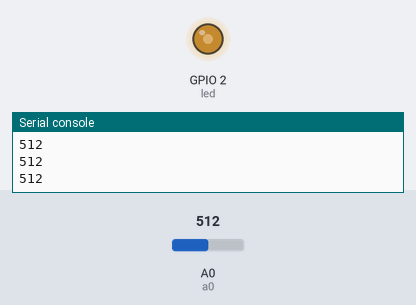
Bench run of a program on a simulated ESP8266 board running MicroPython. Shown: output pins drawn as LEDs (lit = HIGH, except the on-board LED, lit = LOW), the last lines printed to the serial console. Inputs (shaded band) come from the test bench; at power-on: A0 (a0) = 512 (analog values on the 0–1023 scale).

Above: at 1.2 s.
1.3 s: A0 (a0) set to 716
At 2.4 s:
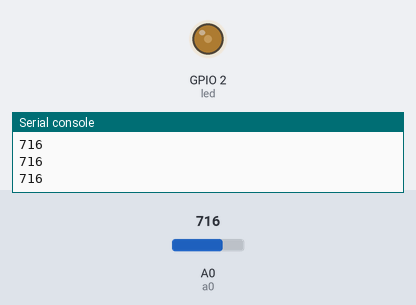
2.8 s: A0 (a0) set to 900
At 3.7 s:
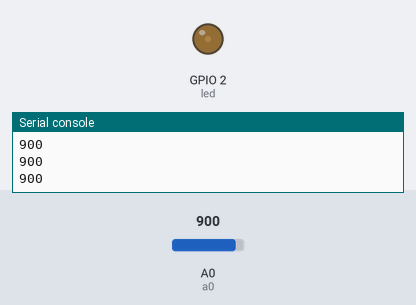
4.3 s: A0 (a0) set to 122
At 4.9 s:
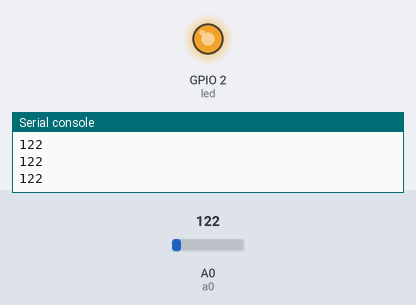
5.8 s: A0 (a0) set to 0
At 6.2 s:
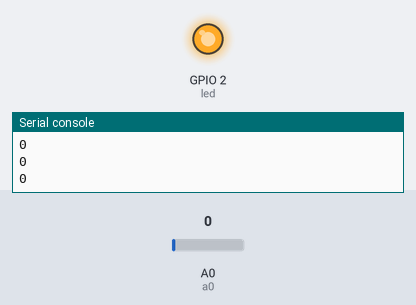
Timing chart, 0 to 8.3 s (numbered marks = the images above; inputs shaded):
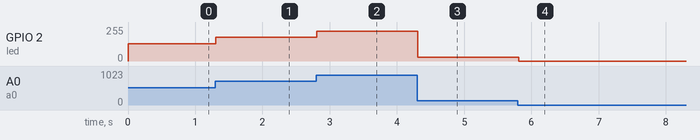

The program:

adc_pwm.py
```python
from machine import Pin,ADC,PWM
import time

led = PWM(Pin(2), freq=1000) #DPIO2對應到D4
a0 = ADC(0)

while True:
  value = a0.read() #讀取A0埠
  print(value)      #顯示轉換後的數值
  led.duty(value)   #亮度
  time.sleep(0.1) 
```

Measured:
- after the input at 1.3 s, GPIO 2 (led): 128/255 → 178/255 at once
- after the input at 2.8 s, GPIO 2 (led): 178/255 → 224/255 at once
- after the input at 4.3 s, GPIO 2 (led): 224/255 → 30/255 at once
- after the input at 5.8 s, GPIO 2 (led): 30/255 → 0/255 at once
